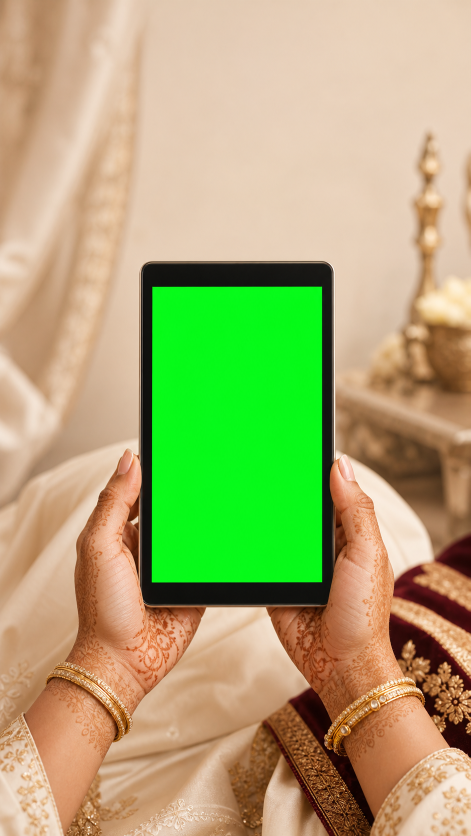
#> input picture marketing/archive/reels/P01-envelope-2026-08-02/phone-plate-bride-v2.png, 941 x 1672 px, found by its file name (shown at 1/2 size)
$ python build_envelope_pilot.py
#> lines starting #> are read from the running program, lines starting #| are printed output that depends on the picture; after the words box and inside, x2 and y2 are one past the last pixel; in counts of white or black regions, pixels touching at a corner belong together
from __future__ import annotations

import sys
from fractions import Fraction
from pathlib import Path

import numpy as np
from PIL import Image


PYAV_DEPENDENCY = Path(r"C:\tmp\codex-video-review-deps")
if PYAV_DEPENDENCY.exists():
    sys.path.insert(0, str(PYAV_DEPENDENCY))

import av  # noqa: E402


ROOT = Path(__file__).resolve().parents[3]
SOURCE = ROOT / "marketing" / "wedding website screen recording" / "envelope opening hindu.mp4"
PLATE = Path(__file__).with_name("phone-plate-bride-v2.png")
OUTPUT_DIR = Path(__file__).parent

FPS = 30
START_SECONDS = 0.0
END_SECONDS = 6.2
CANVAS_SIZE = (1080, 1920)


def prepare_plate() -> tuple[Image.Image, tuple[int, int, int, int]]:
    source = Image.open(PLATE).convert("RGB")
#> source is the input picture: PIL image 941x1672 RGB; mean R, G, B 170.7, 170.4, 115.7
    target_ratio = CANVAS_SIZE[0] / CANVAS_SIZE[1]
    source_ratio = source.width / source.height
#> source_ratio = 0.563

    if source_ratio > target_ratio:
        resized_height = CANVAS_SIZE[1]
        resized_width = round(resized_height * source_ratio)
#> resized_width = 1081
    else:
        resized_width = CANVAS_SIZE[0]
        resized_height = round(resized_width / source_ratio)

    plate = source.resize((resized_width, resized_height), Image.Resampling.LANCZOS)
    left = (resized_width - CANVAS_SIZE[0]) // 2
#> left = 0
    top = (resized_height - CANVAS_SIZE[1]) // 2
    plate = plate.crop((left, top, left + CANVAS_SIZE[0], top + CANVAS_SIZE[1]))
#> plate: PIL image 1080x1920 RGB

    pixels = np.asarray(plate)
    red = pixels[:, :, 0]
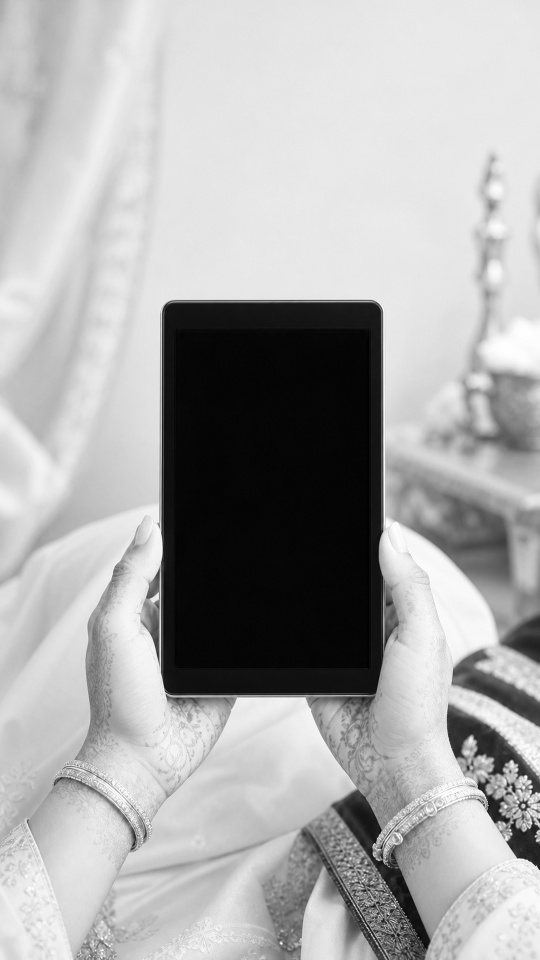
#> red: shape (1920, 1080) (shown at 1/2 size); min 0, max 255, mean 170.6
    green = pixels[:, :, 1]
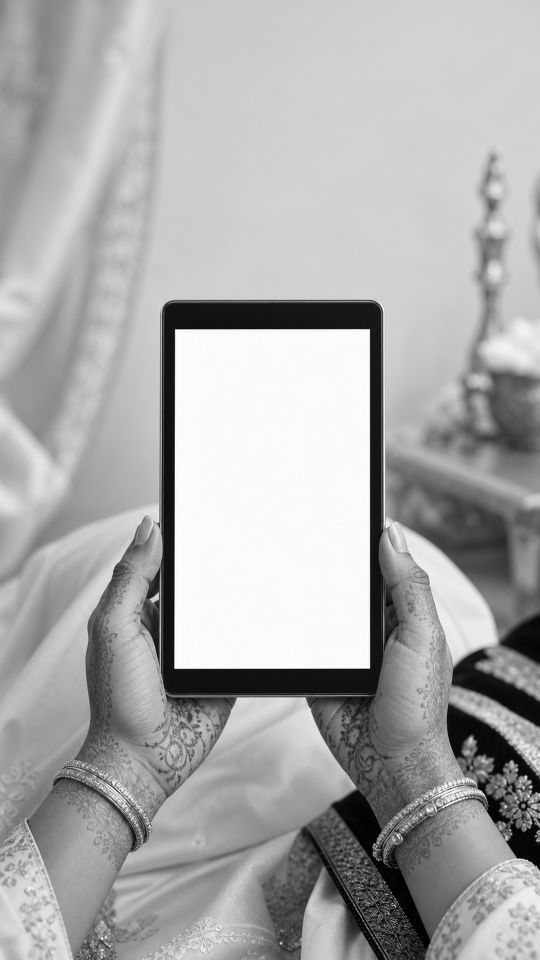
#> green: shape (1920, 1080) (shown at 1/2 size); min 0, max 255, mean 170.4
    blue = pixels[:, :, 2]
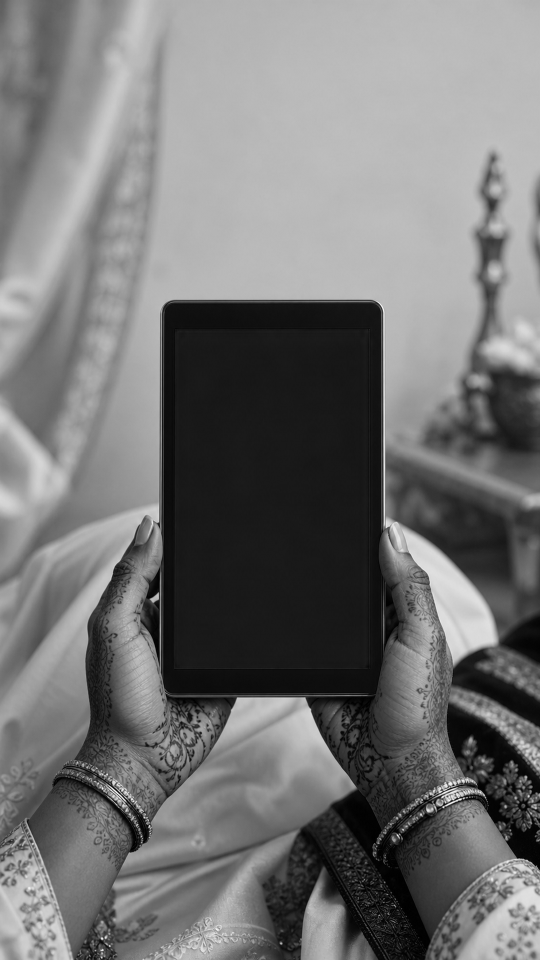
#> blue: shape (1920, 1080) (shown at 1/2 size); min 0, max 255, mean 115.7
    chroma = (green > 190) & (red < 95) & (blue < 95) & (green > red * 1.8) & (green > blue * 1.8)
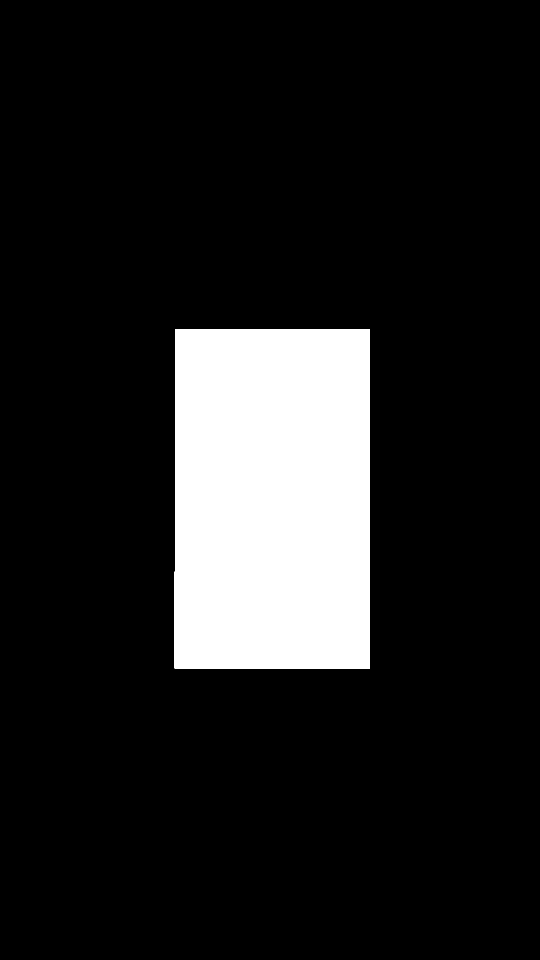
#> chroma: shape (1920, 1080) bool (shown at 1/2 size); 12.8% white; 1 white region, box (x1, y1, x2, y2) and area: (349, 659, 740, 1337) 264612
    ys, xs = np.where(chroma)
    if not len(xs):
        raise RuntimeError("Could not detect the chroma-green phone display.")

    # The generated plate has a single rectangular green display. A two-pixel
    # inset prevents a green antialiasing fringe without covering the bezel.
    screen_box = (int(xs.min()) + 2, int(ys.min()) + 2, int(xs.max()), int(ys.max()))
#> screen_box = (351, 661, 739, 1336)
    return plate, screen_box


def output_stream(container: av.container.OutputContainer, width: int, height: int):
    stream = container.add_stream("libx264", rate=FPS)
    stream.width = width
    stream.height = height
    stream.pix_fmt = "yuv420p"
    stream.options = {"crf": "18", "preset": "medium", "profile": "high"}
    return stream


def encode_frame(container, stream, image: Image.Image, index: int) -> None:
    frame = av.VideoFrame.from_image(image)
    frame.pts = index
    frame.time_base = Fraction(1, FPS)
    for packet in stream.encode(frame):
        container.mux(packet)


def flush(container, stream) -> None:
    for packet in stream.encode():
        container.mux(packet)
    container.close()


def main() -> None:
    plate, screen_box = prepare_plate()
#> screen_box = (351, 661, 739, 1336)
    screen_width = screen_box[2] - screen_box[0]
#> screen_width = 388
    screen_height = screen_box[3] - screen_box[1]
#> screen_height = 675
    print(f"Detected display: {screen_box} ({screen_width}x{screen_height})")
#| Detected display: (351, 661, 739, 1336) (388x675)

    clean_path = OUTPUT_DIR / "WS-01_Classic-Envelope_Opening-Clean_v1.mp4"
    phone_path = OUTPUT_DIR / "WS-01_Classic-Envelope_Phone-Master_v1.mp4"
    poster_path = OUTPUT_DIR / "WS-01_Classic-Envelope_Phone-Master_v1-poster.png"

    clean_container = av.open(str(clean_path), "w", options={"movflags": "+faststart"})
    clean_stream = output_stream(clean_container, 490, 850)
    phone_container = av.open(str(phone_path), "w", options={"movflags": "+faststart"})
    phone_stream = output_stream(phone_container, *CANVAS_SIZE)

    input_container = av.open(str(SOURCE))
    input_stream = input_container.streams.video[0]
    total_frames = round((END_SECONDS - START_SECONDS) * FPS)
    output_index = 0
    last_source: Image.Image | None = None

    for decoded in input_container.decode(input_stream):
        source_time = float(decoded.time or 0)
        if source_time < START_SECONDS:
            continue
        if source_time > END_SECONDS and output_index >= total_frames:
            break

        image = decoded.to_image().convert("RGB")
        last_source = image
        while output_index < total_frames:
            target_time = START_SECONDS + output_index / FPS
            if target_time > source_time:
                break

            clean = image.resize((490, 850), Image.Resampling.LANCZOS)
            product = image.resize((screen_width, screen_height), Image.Resampling.LANCZOS)
            composite = plate.copy()
            composite.paste(product, (screen_box[0], screen_box[1]))

            encode_frame(clean_container, clean_stream, clean, output_index)
            encode_frame(phone_container, phone_stream, composite, output_index)
            if output_index == 0:
                composite.save(poster_path, "PNG", optimize=True)
            output_index += 1

    input_container.close()

    if last_source is None:
        raise RuntimeError("No source frames decoded in the requested time range.")

    while output_index < total_frames:
        clean = last_source.resize((490, 850), Image.Resampling.LANCZOS)
        product = last_source.resize((screen_width, screen_height), Image.Resampling.LANCZOS)
        composite = plate.copy()
        composite.paste(product, (screen_box[0], screen_box[1]))
        encode_frame(clean_container, clean_stream, clean, output_index)
        encode_frame(phone_container, phone_stream, composite, output_index)
        output_index += 1

    flush(clean_container, clean_stream)
    flush(phone_container, phone_stream)
    print(f"Wrote {clean_path}")
    print(f"Wrote {phone_path}")
    print(f"Wrote {poster_path}")
    print(f"Frames: {output_index}; duration: {output_index / FPS:.2f}s; audio: none")


if __name__ == "__main__":
    main()
#> (the call stopped at in main, `clean_container = av.open(str(clean_path), "w", options={"movflags": "..`: av is not available in this run)

$ run again, with marketing/archive/reels/P01-envelope-2026-08-02/phone-plate-bride-v1.png copied over marketing/archive/reels/P01-envelope-2026-08-02/phone-plate-bride-v2.png
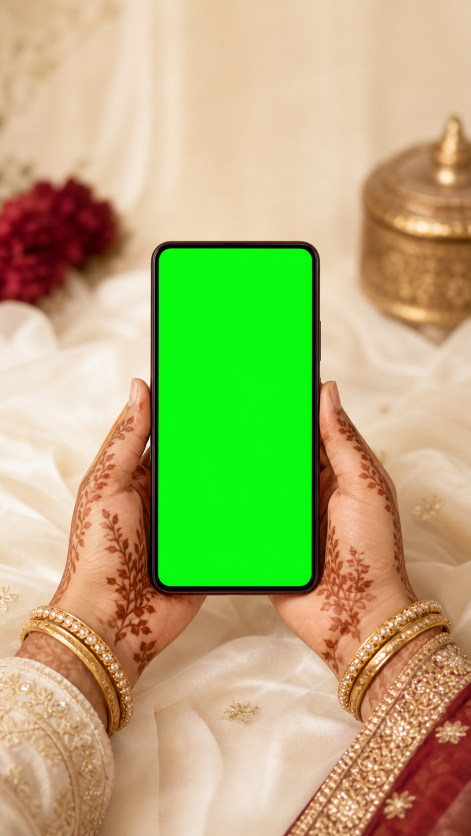
#> input picture marketing/archive/reels/P01-envelope-2026-08-02/phone-plate-bride-v1.png, 941 x 1672 px, found by its file name (shown at 1/2 size)
#> in prepare_plate, source is the input picture: PIL image 941x1672 RGB; mean R, G, B 177.2, 175.8, 119
#> in prepare_plate, `blue = pixels[:, :, 2]`:
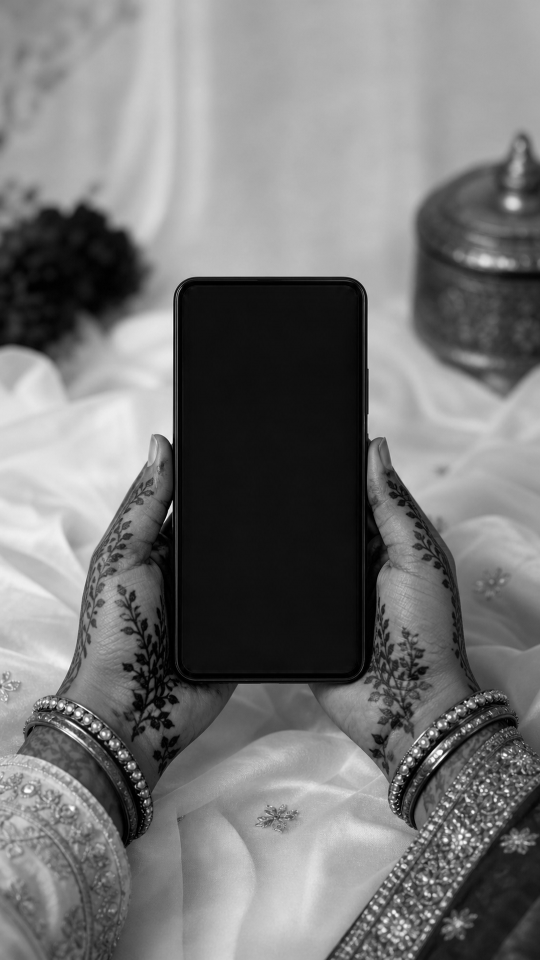
#> blue: shape (1920, 1080) (shown at 1/2 size); min 0, max 255, mean 119
#> in prepare_plate, `chroma = (green > 190) & (red < 95) & (blue < 95) & (green > red * 1.8..`:
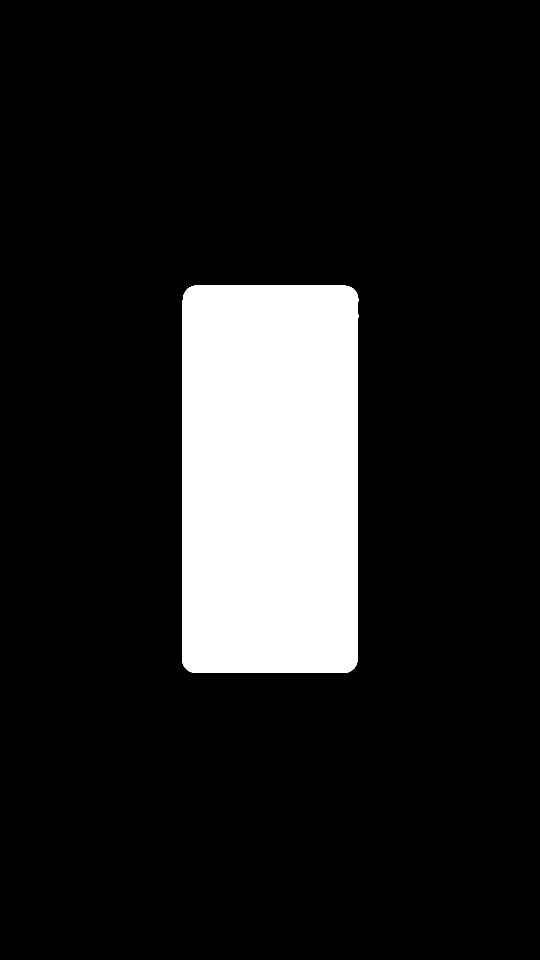
#> chroma: shape (1920, 1080) bool (shown at 1/2 size); 13.1% white; 1 white region, box (x1, y1, x2, y2) and area: (364, 571, 717, 1346) 271737
#> in prepare_plate, `screen_box = (int(xs.min()) + 2, int(ys.min()) + 2, int(xs.max()), int..`: screen_box = (366, 573, 716, 1345)
#> screen_width = 350
#> screen_height = 772
#| Detected display: (366, 573, 716, 1345) (350x772)
